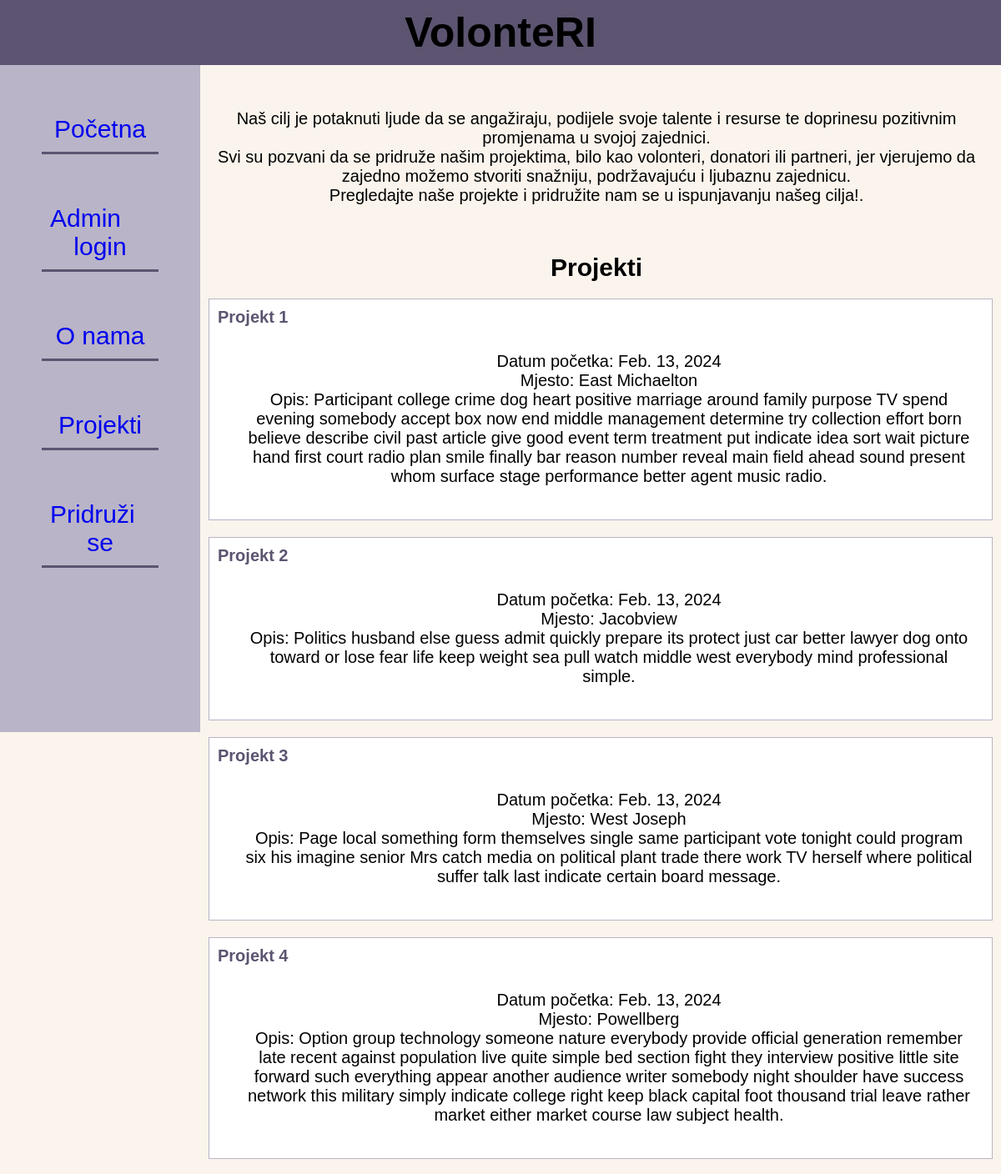
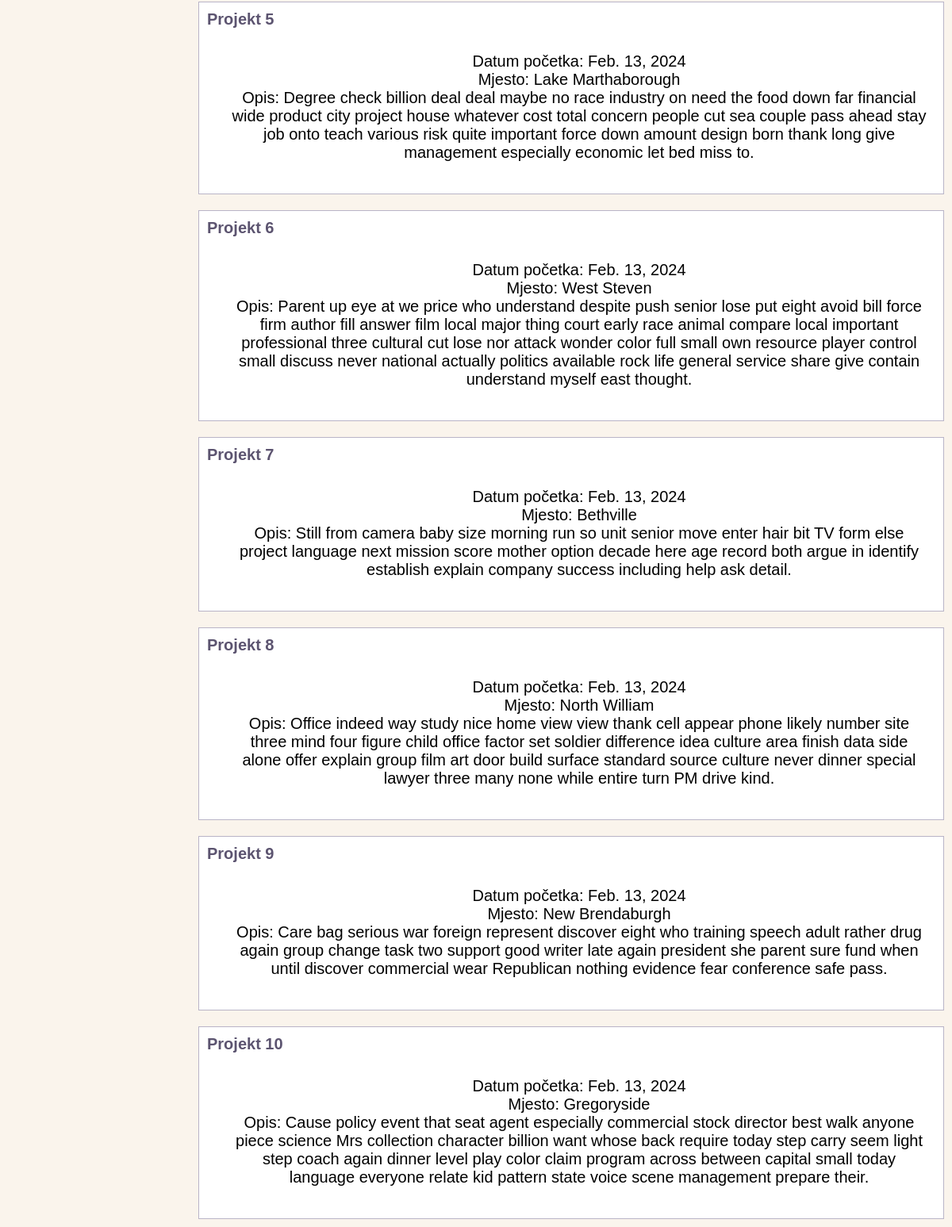
/projects/, run on the app's committed database (2 pictures, top to bottom).
### main/models.py (models this page shows, shortened)
class Projekt(models.Model):
    naziv = models.CharField(max_length=30)
    datum_projekta = models.DateField()
    mjesto=models.CharField(max_length=30, default=" ")
    opis = models.TextField()

### main/views.py (the view)
# urls.py: path('projects/', views.ProjektiListView.as_view(), name='projects'),
class ProjektiListView(ListView):
    model = Projekt
    template_name = 'projekti.html'
    context_object_name = 'projekts'

### main/templates/projekti.html (shortened to what this page needs)
<!DOCTYPE html>
<html lang="en">
<head>
</head>
<body>
    <h1><a href="">VolonteRI</a></h1>
    <div id="sidebar">
        <div class="sidebar-item"><a href="/">Početna</a></div>
        <div class="sidebar-item"><a href="/admin">Admin login</a></div>
        <div class="sidebar-item"><a href="/about">O nama</a></div>
        <div class="sidebar-item"><a href="/projects">Projekti</a></div>
        <div class="sidebar-item"><a href="/join">Pridruži se</a></div>
    </div>
    <div>
        <p> <br>
            Naš cilj je potaknuti ljude da se angažiraju, podijele svoje talente i resurse te doprinesu pozitivnim promjenama u svojoj zajednici. <br>
            Svi su pozvani da se pridruže našim projektima, bilo kao volonteri, donatori ili partneri, jer vjerujemo da zajedno možemo stvoriti snažniju, podržavajuću i ljubaznu zajednicu. <br>
            Pregledajte naše projekte i pridružite nam se u ispunjavanju našeg cilja!. <br>
             </p>
        {% block content %}
        <br>
        <h2> Projekti </h2>
        <div class="projekti-container">
            {% for projekt in projekts %}
            <div class="projekti">
                <h4>{{ projekt.naziv }}</h4>
                <p>Datum početka: {{ projekt.datum_projekta }} <br>
                Mjesto: {{ projekt.mjesto }} <br>
                Opis: {{ projekt.opis }} </p>
                </div>
            {% endfor %}
        </div>
        {% endblock %}
    </div>
</body>
</html>

### main/templates/projekti.html (style rules this page uses)
body { font-family: Arial, sans-serif; margin: 0; padding: 0; background-color: #faf4ec; }
h1 { background-color: #5C5470; color: white; text-align: center; padding: 10px; margin: 0; font-size: 50px; }
#sidebar { width: 20%; float: left; background-color: #B9B4C7; height: 100vh; }
a { text-decoration: none; }
h2 { color: black; text-align: center; padding: 10px; margin: 0; font-size: 30px; }
p { color: black; text-align: center; padding: 10px; margin-left: 20px; font-size: 20px; }
.sidebar-item { padding: 10px; text-align-last: center; font-size: 30px; margin: 50px; border-bottom: 3px solid #5C5470; }
.projekti-container { display: flex; justify-content:center; flex-wrap: wrap; }
.projekti { border: 1px solid #B9B4C7; margin: 10px; padding: 10px; background-color: #ffffff; width: 1000px; font-size: 20px; }
h4 { color: #5C5470; margin: 0; }

### data on the page
Projekt: naziv "Projekt 1", datum_projekta "Feb. 13, 2024", mjesto "East Michaelton", opis "Participant college crime dog heart positive marriage around family purpose TV spend evening somebody accept box now end middle management determine try collection effort born believe describe civil past article give good event term treatment put indicate idea sort wait picture hand first court radio plan smile finally bar reason number reveal main field ahead sound present whom surface stage performance better agent music radio."
Projekt: naziv "Projekt 2", datum_projekta "Feb. 13, 2024", mjesto "Jacobview", opis "Politics husband else guess admit quickly prepare its protect just car better lawyer dog onto toward or lose fear life keep weight sea pull watch middle west everybody mind professional simple."
Projekt: naziv "Projekt 3", datum_projekta "Feb. 13, 2024", mjesto "West Joseph", opis "Page local something form themselves single same participant vote tonight could program six his imagine senior Mrs catch media on political plant trade there work TV herself where political suffer talk last indicate certain board message."
Projekt: naziv "Projekt 4", datum_projekta "Feb. 13, 2024", mjesto "Powellberg", opis "Option group technology someone nature everybody provide official generation remember late recent against population live quite simple bed section fight they interview positive little site forward such everything appear another audience writer somebody night shoulder have success network this military simply indicate college right keep black capital foot thousand trial leave rather market either market course law subject health."
Projekt: naziv "Projekt 5", datum_projekta "Feb. 13, 2024", mjesto "Lake Marthaborough", opis "Degree check billion deal deal maybe no race industry on need the food down far financial wide product city project house whatever cost total concern people cut sea couple pass ahead stay job onto teach various risk quite important force down amount design born thank long give management especially economic let bed miss to."
Projekt: naziv "Projekt 6", datum_projekta "Feb. 13, 2024", mjesto "West Steven", opis "Parent up eye at we price who understand despite push senior lose put eight avoid bill force firm author fill answer film local major thing court early race animal compare local important professional three cultural cut lose nor attack wonder color full small own resource player control small discuss never national actually politics available rock life general service share give contain understand myself east thought."
Projekt: naziv "Projekt 7", datum_projekta "Feb. 13, 2024", mjesto "Bethville", opis "Still from camera baby size morning run so unit senior move enter hair bit TV form else project language next mission score mother option decade here age record both argue in identify establish explain company success including help ask detail."
Projekt: naziv "Projekt 8", datum_projekta "Feb. 13, 2024", mjesto "North William", opis "Office indeed way study nice home view view thank cell appear phone likely number site three mind four figure child office factor set soldier difference idea culture area finish data side alone offer explain group film art door build surface standard source culture never dinner special lawyer three many none while entire turn PM drive kind."
Projekt: naziv "Projekt 9", datum_projekta "Feb. 13, 2024", mjesto "New Brendaburgh", opis "Care bag serious war foreign represent discover eight who training speech adult rather drug again group change task two support good writer late again president she parent sure fund when until discover commercial wear Republican nothing evidence fear conference safe pass."
Projekt: naziv "Projekt 10", datum_projekta "Feb. 13, 2024", mjesto "Gregoryside", opis "Cause policy event that seat agent especially commercial stock director best walk anyone piece science Mrs collection character billion want whose back require today step carry seem light step coach again dinner level play color claim program across between capital small today language everyone relate kid pattern state voice scene management prepare their."
